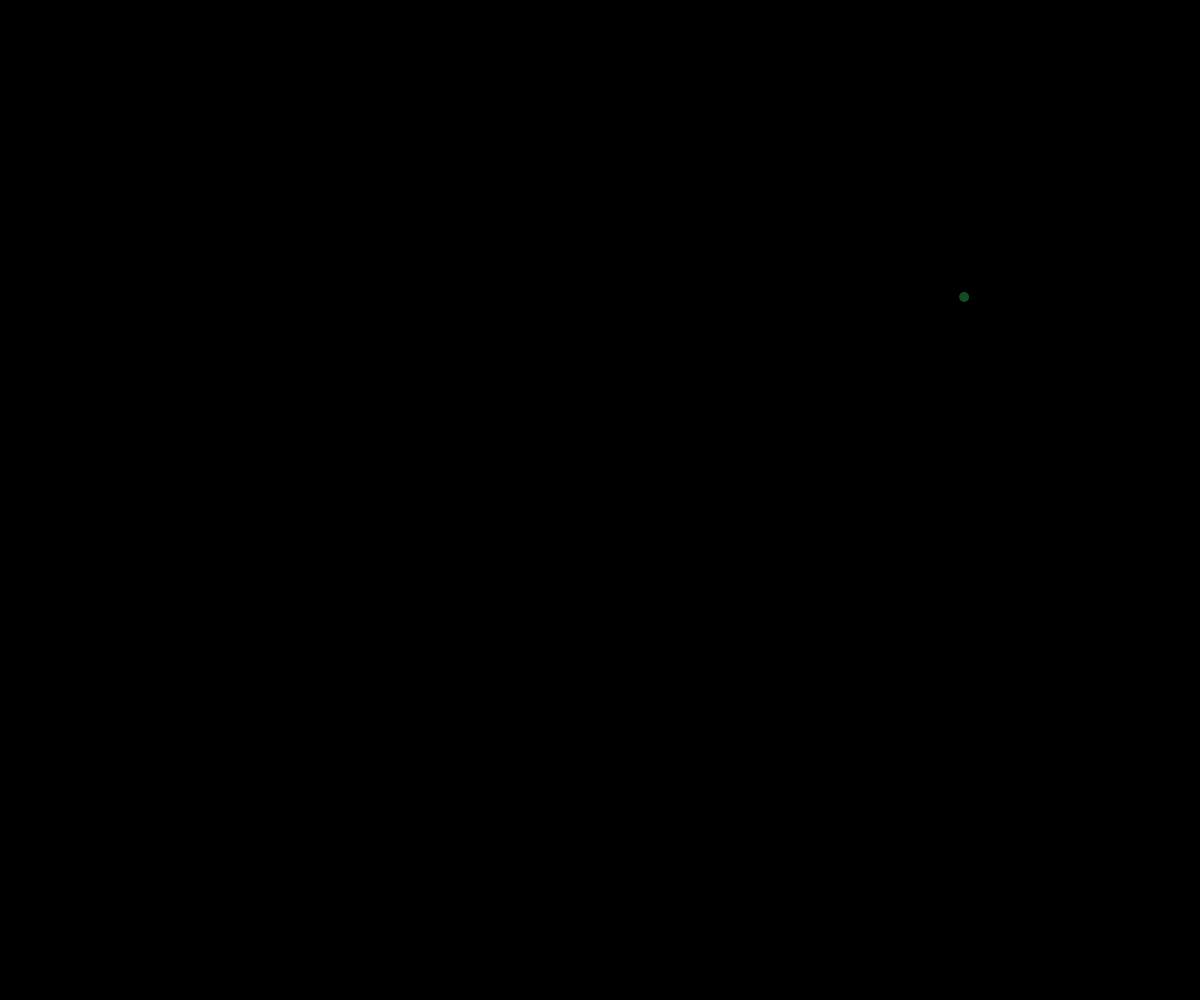
Frame 1 (no input)
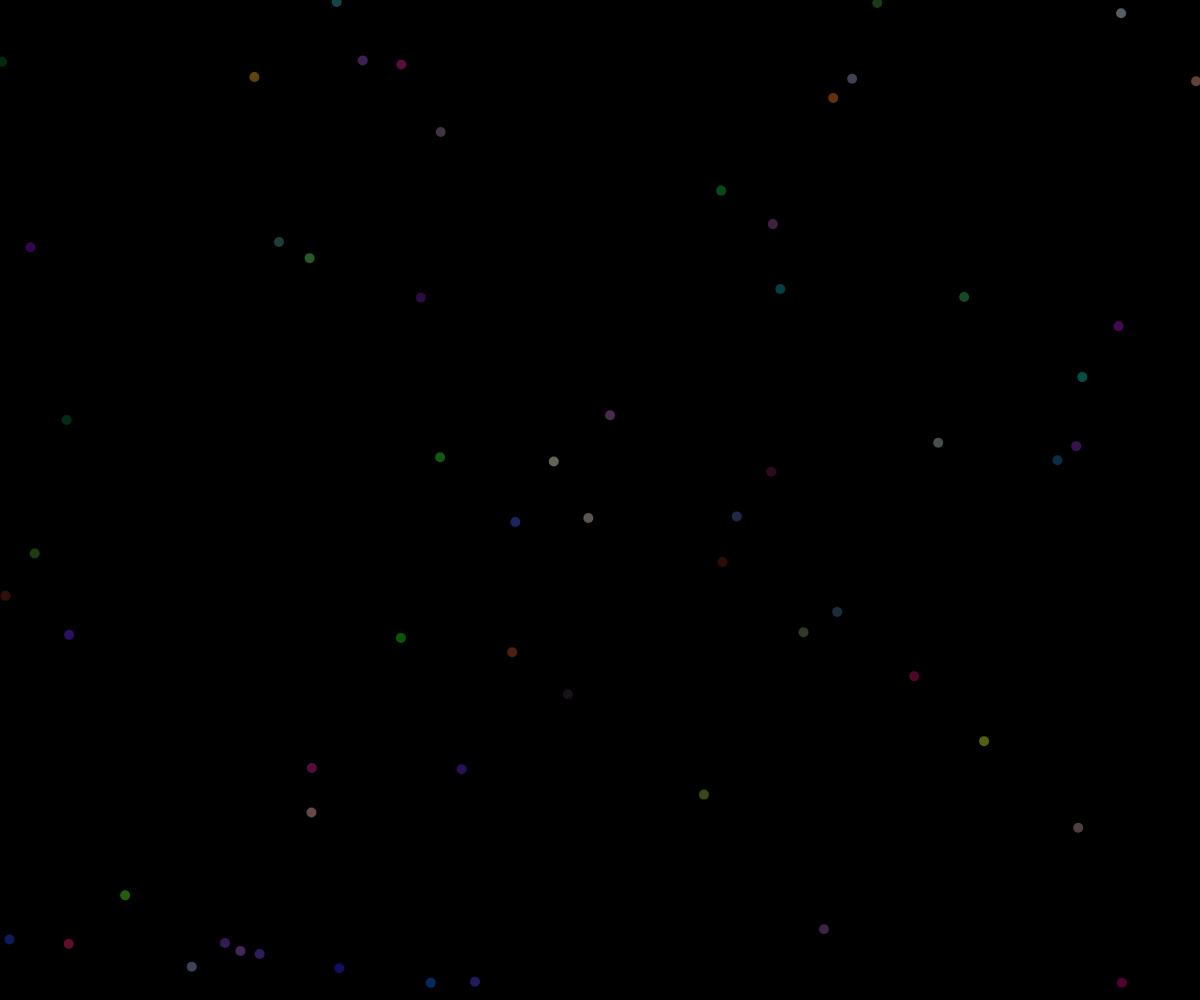
Frame 60 (no input)
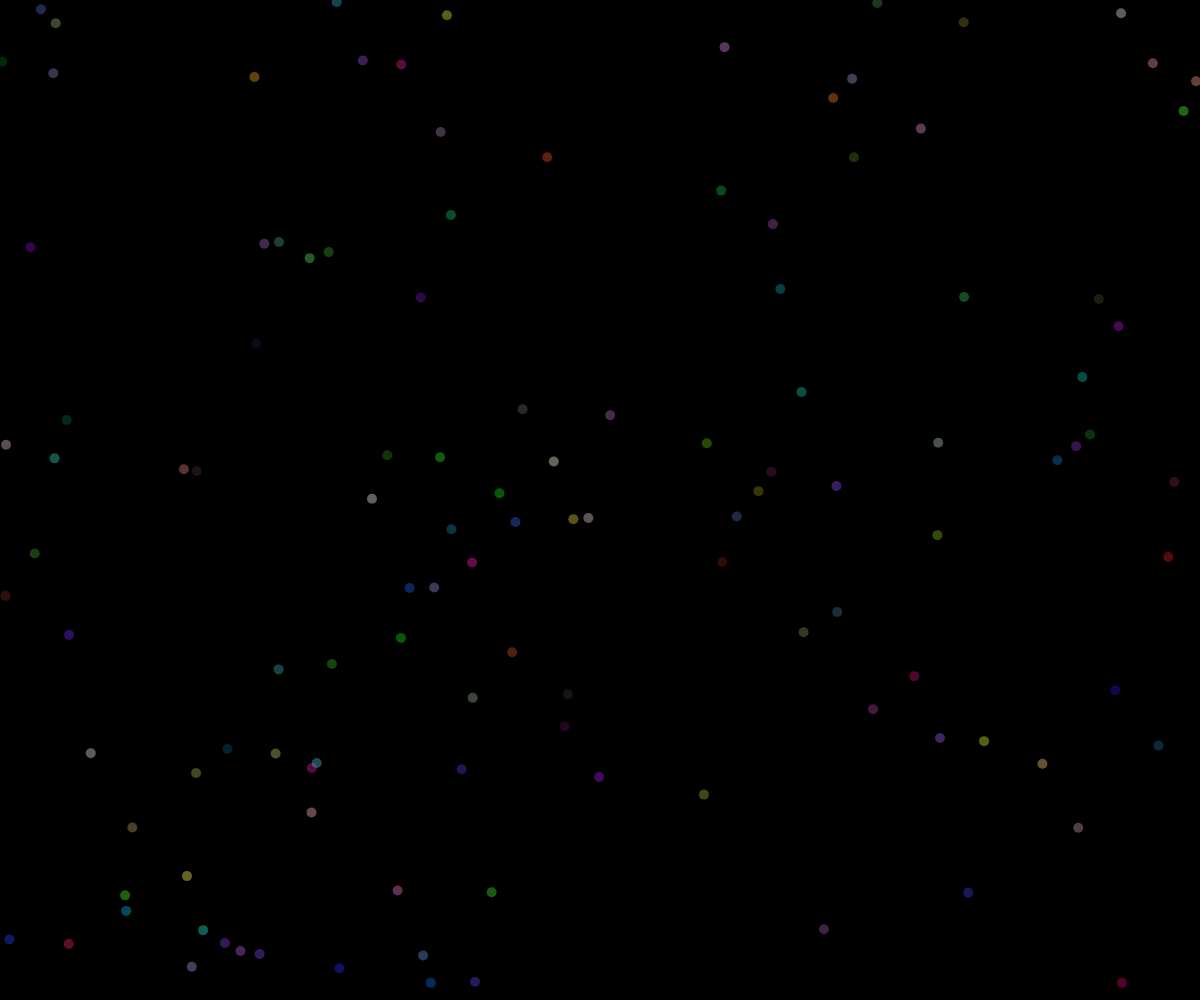
Frame 120 (the mouse pressed at the canvas centre since frame 60)

The p5.js sketch that drew these frames (run headless with seeded random() and noise() and a simulated clock; from frame 60 on, the mouse is pressed at the canvas centre):

// p5.js sketch
// ── sketch.js
//Starting to deal with animation (mouseX,mouseY)
//Video 2.2 - discusses defining variables
//1 - declare; 2 - initialize; 3 - use;

//Video 2.3 - Incremenation operators
// x = x + 5 -> x += 5 
// x = x + 1 -> x++ (only works for incrementing by ones or minus 1)
// x = x * 2 -> x*= 2 or divide

//Video 2.4 - random() function
//random(min,max);

// DECLARE
// let circleX = 100; // var might be able to be used; const also works
// let diam = 1;

let squareSize;
let lineWidth;

let x, y, r, g, b;

// Initialize in the setup section
function setup() {
  createCanvas(windowWidth, windowHeight);
  //circleX = 0; // This is assigning value 100 to circleX (assignment operation)
  lineWidth = random(2,10);
  background(0);
}

function draw() {
  
  // squareSize = random(50,100);
  // rectMode(CENTER);
  // strokeWeight(lineWidth);
  // stroke(0,0,255,10);
  // fill(0,255,0,10);
  // square(300,300, squareSize);

  r = random(255);
  g = random(255);
  b = random(255);
  x = random(width);
  y = random(height);
  noStroke();
  fill(r,g,b,100);
  circle(x,y,10)

  // From videos 2.2 and 2.3
  // noStroke();
  // fill(255);
  // ellipse(circleX,200,diam);
  // circleX*=1.1;
  // diam*=1;
}

function mousePressed() {
  //circleX = 10;
  //diam = 1;
}
